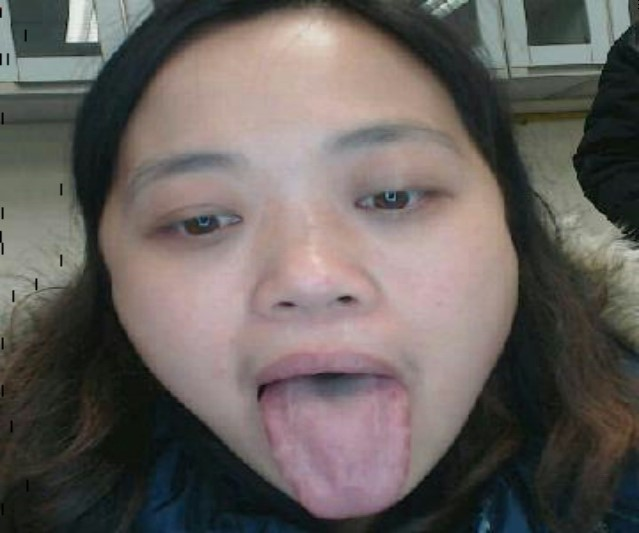
//> input picture test.jpg, 639 x 533 px
$ ./YuvBalance   (built with g++ and OpenCV 4)
//> lines starting //> are read from the running program, lines starting //| are printed output that depends on the picture
#include <opencv2/core/core.hpp>
#include <opencv2/highgui/highgui.hpp>
#include <opencv2/imgproc/imgproc.hpp>
#include <opencv2/opencv.hpp>
#include <stdio.h>
#include <iostream>
#include <vector>

using namespace std;
using namespace cv;

void showMeanLab(const Mat labMap)
{
    //mean Lab
    double L, a, b;
    vector<Mat> imageLab;
    split(labMap, imageLab);
    L = mean(imageLab[0])[0];
    a = mean(imageLab[1])[0];
    b = mean(imageLab[2])[0];
    cout << "L,a,b:" << L << " " << a << " " << b << endl;
}

double baidianave(Mat frame,int n)
{
    int a[256];
    for (int i=0;i<256;i++)
    {
        a[i]=0;
    }
    double sum=0;
    double ave;
    for (int i=0;i<n;i++)
    {
        int d=frame.at<double>(0,i);
        a[d]++;
    }
    int n0=255;
    for (int k=255;k>0;k--)
    {
        sum+=a[k];
        if (sum>frame.rows*frame.cols/10)
        {
            break;
        }
        n0--;
    }
    sum=0;
    for (int i=n0;i<256;i++)
    {
        sum+=a[i]*i;
    }
    ave=sum/(frame.rows*frame.cols/10);
    return ave;
}

double baidianave(Mat frame)
{
    int a[256];
    for (int i=0;i<256;i++)
    {
        a[i]=0;
    }
    double sum=0;
    double ave;
    for (int i=0;i<frame.rows;i++)
    {
        for (int j=0;j<frame.cols;j++)
        {
            int d=(int)frame.at<uchar>(i,j);
            a[d]++;
        }
    }

    int n0=255;
    for (int k=255;k>0;k--)
    {
        sum+=a[k];
        if (sum>frame.rows*frame.cols/10)
        {
            break;
        }
        n0--;
    }
    sum=0;
    for (int i=n0;i<256;i++)
    {
        sum+=a[i]*i;
    }
    ave=sum/(frame.rows*frame.cols/10);
    return ave;

}


int main(int argc, char* argv[])
{
    char *filename = "test.jpg";
    if(argc > 1)
    {
        filename = argv[1];
    }

    string img_nm = filename;
    string op_imagename = "Yuv_" + img_nm;
    int pos = img_nm.rfind('.');
    string img_fmt = img_nm.substr(pos+1);
    Mat frame= imread(img_nm,1);
//> frame is the input picture: 533 rows x 639 cols, CV_8UC3; mean B, G, R 93, 96.5, 102.9

    //Lab
    Mat labMap = frame.clone();
    cvtColor(frame, labMap, COLOR_BGR2Lab);
//> labMap: 533 rows x 639 cols, CV_8UC3; mean of channels 0, 1, 2 102.6, 129.7, 130.9
    showMeanLab(labMap);
//> in showMeanLab, `split(labMap, imageLab);`:
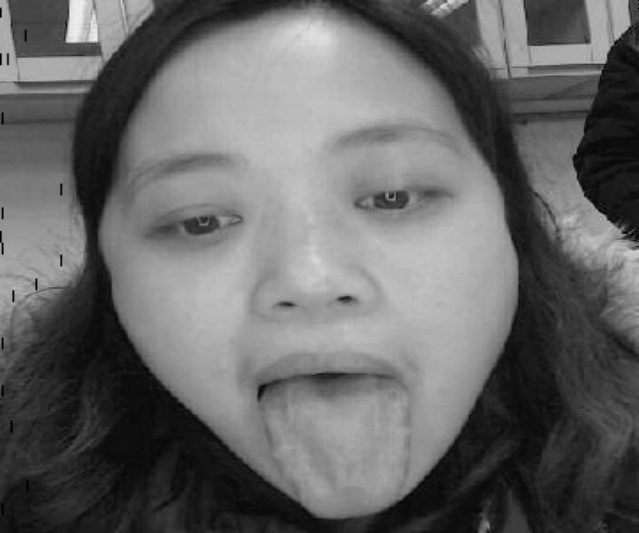
//> imageLab[0]: 533 rows x 639 cols, CV_8UC1; min 0, max 241, mean 102.6
//> in showMeanLab, `split(labMap, imageLab);`:
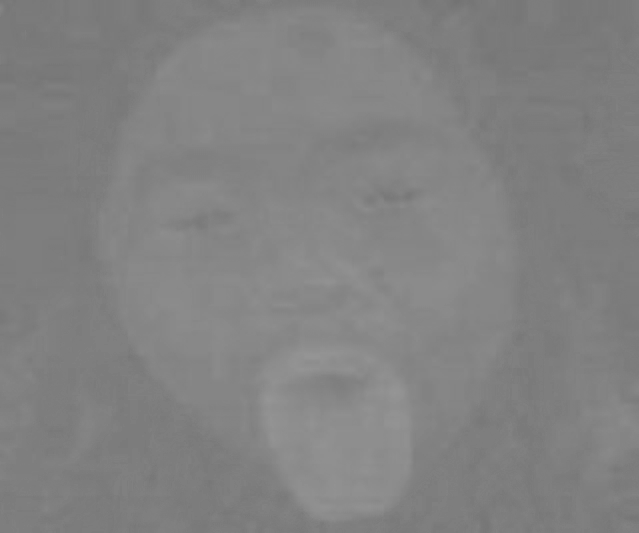
//> imageLab[1]: 533 rows x 639 cols, CV_8UC1; min 115, max 150, mean 129.7
//> in showMeanLab, `L = mean(imageLab[0])[0];`: L = 102.6
//> in showMeanLab, `a = mean(imageLab[1])[0];`: a = 129.7
//> in showMeanLab, `b = mean(imageLab[2])[0];`: b = 130.9
//| L,a,b:102.592 129.713 130.921
    cvNamedWindow("before", CV_WINDOW_NORMAL| CV_WINDOW_KEEPRATIO| CV_GUI_EXPANDED);
    imshow("before", frame);

    // cout<<frame.rows<<"  "<<frame.cols<<endl;
    // cvShowImage("处理前图像",frame);
    int heightyiban=frame.rows;
//> heightyiban = 533
    int widthyiban=frame.cols;
//> widthyiban = 639
    double Mb,Db;//图像分成四部分，每部分Cb的均值和均方差
    double Mr,Dr;//Cr的均值和均方差
    Mat imageYCrCb =  Mat::zeros(frame.size(), CV_8UC3);
    Mat imageCb = Mat::zeros(frame.size(), CV_8UC1);
    Mat imageCr = Mat::zeros(frame.size(), CV_8UC1);
    Mat imageY = Mat::zeros(frame.size(), CV_8UC1);
    cvtColor(frame,imageYCrCb,CV_BGR2YCrCb);
//> imageYCrCb: 533 rows x 639 cols, CV_8UC3; mean of channels 0, 1, 2 98, 131.4, 125.1

    std::vector<cv::Mat>ybr(imageYCrCb.channels());
    split(imageYCrCb,ybr);

    Mat imageb=Mat::zeros(frame.size(), CV_8UC1);
    Mat imagec=Mat::zeros(frame.size(), CV_8UC1);
    ybr[1].copyTo(imageb);
    ybr[2].copyTo(imagec);
    Mat  savg,sfangcha;//全局scalar 变量用来放平均值和方差
    meanStdDev(ybr[2],savg,sfangcha);
//> savg = [125.1]; sfangcha = [4.59]
    Mb=savg.at<double>(0);
//> Mb = 125.1
    Db=sfangcha.at<double>(0);//求出第一部分cb的均值和均方差
//> Db = 4.59
    meanStdDev(ybr[1],savg,sfangcha);
//> savg = [131.4]; sfangcha = [7.35]
    Mr=savg.at<double>(0);
//> Mr = 131.4
    // cout<<"Mr:  "<<Mr[0]<<endl;
    Dr=sfangcha.at<double>(0);;//求出第一部分cr的均值和均方差
//> Dr = 7.35
    // cout<<"Dr:  "<<Dr[0]<<endl;
    double b,c;
    if (Mb<0)//计算mb+db*sign（mb）
    {
        b=Mb+Db*(-1);
    }
    else
        b=Mb+Db;
//> b = 129.7


    if (Mr<0)//计算1.5*mr+dr*sign（mb）；
    {
        c=1.5*Mr+Dr*(-1);
    }
    else
        c=1.5*Mr+Dr;
//> c = 204.5
    double Ymax=baidianave(ybr[0]);
//> after the loop in baidianave, `for (int i=0;i<frame.rows;i++)`: a = 256 values, max 4799 at index 25, min 0 at index 238, mean 1330.4
//> the loop in baidianave, `for (int k=255;k>0;k--)` made 85 passes
//> sum on passes 1 to 12: 0, 0, 0, 0, 0, 0, 0, 0, 0, 0, 0, 0
//> after the loop in baidianave, `for (int k=255;k>0;k--)`: sum = 35995; n0 = 171
//> the loop in baidianave, `for (int i=n0;i<256;i++)` made 85 passes
//> sum on passes 1 to 12: 332082, 650798, 1008216, 1400586, 1787511, 2162391, 2578341, 3010703, 3432606, 3811326, 4190702, 4573084
//> after the loop in baidianave, `for (int i=n0;i<256;i++)`: sum = 6500917
//> in baidianave, `ave=sum/(frame.rows*frame.cols/10);`: ave = 190.9
//> Ymax = 190.9
    //下面是对第一部分进行鐧????的选择
    Mat Bbaidian=Mat::zeros(1,20000000,CV_64FC1);
    Mat Gbaidian=Mat::zeros(1,20000000,CV_64FC1);
    Mat Rbaidian=Mat::zeros(1,20000000,CV_64FC1);

    //CvScalar s1;
    int n1=0;
    // cout<<"b[0]:   "<<b[0]<<"  c[0]:  "<<c[0]<<endl;
    for (int i=0;i<heightyiban;i++)
    {
        for (int j=0;j<widthyiban;j++)
        {
            if (((ybr[2].at<uchar>(i,j)-b)<(1.5*Db))&&((ybr[1].at<uchar>(i,j)-c)<(1.5*Dr)))
            {

                double d1=frame.at<Vec3b>(i,j)[0];
                Bbaidian.at<double>(0,n1)=d1;

                double d2=frame.at<Vec3b>(i,j)[1];
                Gbaidian.at<double>(0,n1)=d2;

                double d3=frame.at<Vec3b>(i,j)[2];
                Rbaidian.at<double>(0,n1)=d3;
                n1++;
            }
        }
    }
//> this loop made 533 passes
//> n1 on passes 1 to 3: 639, 1278, 1917
//> after the loop, n1 = 336090


    double Bave1=baidianave(Bbaidian,n1);
//> the loop in baidianave, `for (int i=0;i<n;i++)` made 336090 passes
//> d on passes 1 to 3: 163, 161, 159
//> after the loop in baidianave, `for (int i=0;i<n;i++)`: a = 256 values, max 4660 at index 23, min 0 at index 238, mean 1312.9
//> the loop in baidianave, `for (int k=255;k>0;k--)` made 255 passes
//> after the loop in baidianave, `for (int k=255;k>0;k--)`: sum = 335993; n0 = 0
//> the loop in baidianave, `for (int i=n0;i<256;i++)` made 256 passes
//> sum on passes 1 to 3: 0, 7, 33
//> after the loop in baidianave, `for (int i=n0;i<256;i++)`: sum = 31402121
//> in baidianave, `ave=sum/(frame.rows*frame.cols/10);`: ave = 15.7
//> Bave1 = 15.7
    double Gave1=baidianave(Gbaidian,n1);
//> the loop in baidianave (call 2), `for (int i=0;i<n;i++)` made 336090 passes
//> d on passes 1 to 3: 166, 164, 162
//> the loop in baidianave (call 2), `for (int k=255;k>0;k--)` made 255 passes
//> the loop in baidianave (call 2), `for (int i=n0;i<256;i++)` made 256 passes
//> sum on passes 1 to 3: 0, 11, 43
//> Gave1 = 16.35
    double Rave1=baidianave(Rbaidian,n1);
    // cout<<"Bave1:  "<<Bave1<<"    Gave1:  "<<Gave1<<"      Rave1:   "<<Rave1<<"  Ymax:  "<<Ymax<<endl;
    double Bgain1=Ymax/(Bave1);
    double Ggain1=Ymax/(Gave1);
    double Rgain1=Ymax/(Rave1);
    // cout<<Bgain1<<"  "<<Ggain1<<"  "<<Rgain1<<endl;
    for (int i=0;i<heightyiban;i++)
    {
        for (int j=0;j<widthyiban;j++)
        {
            int tb=Bgain1*frame.at<Vec3b>(i,j)[0];
            int tg=Ggain1*frame.at<Vec3b>(i,j)[1];
            int tr=Rgain1*frame.at<Vec3b>(i,j)[2];
            if (tb>255)
            {
                tb=255;
            }
            if (tg>255)
            {
                tg=255;
            }
            if (tr>255)
            {
                tr=255;
            }
            frame.at<Vec3b>(i,j)[0]=tb;
            frame.at<Vec3b>(i,j)[1]=tg;
            frame.at<Vec3b>(i,j)[2]=tr;
        }
    }
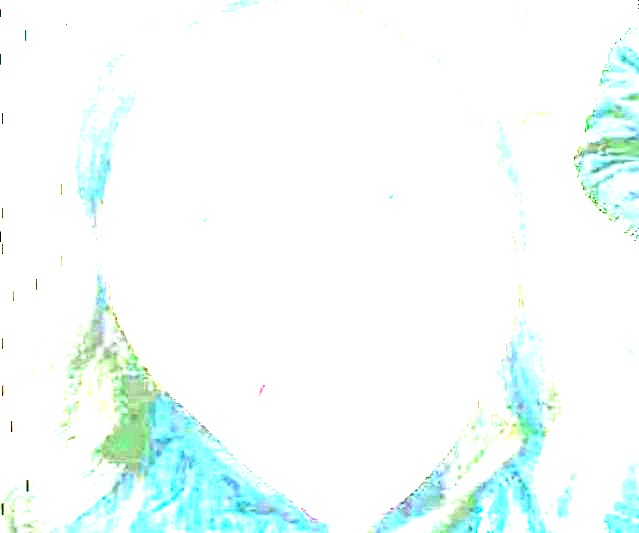
//> frame: 533 rows x 639 cols, CV_8UC3; mean B, G, R 251.5, 253.3, 243.1

    cvtColor(frame, labMap, COLOR_BGR2Lab);
//> labMap: 533 rows x 639 cols, CV_8UC3; mean of channels 0, 1, 2 251.9, 124.7, 127.9
    showMeanLab(labMap);
//> in showMeanLab (call 2), `split(labMap, imageLab);`:
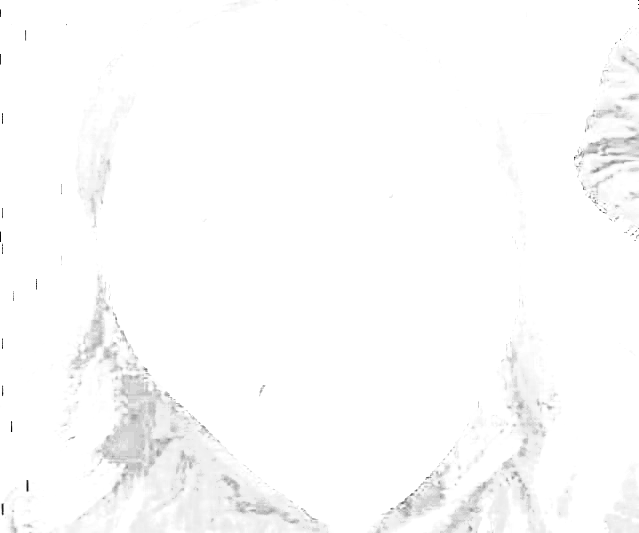
//> imageLab[0]: 533 rows x 639 cols, CV_8UC1; min 1, max 255, mean 251.9
//> in showMeanLab (call 2), `split(labMap, imageLab);`:
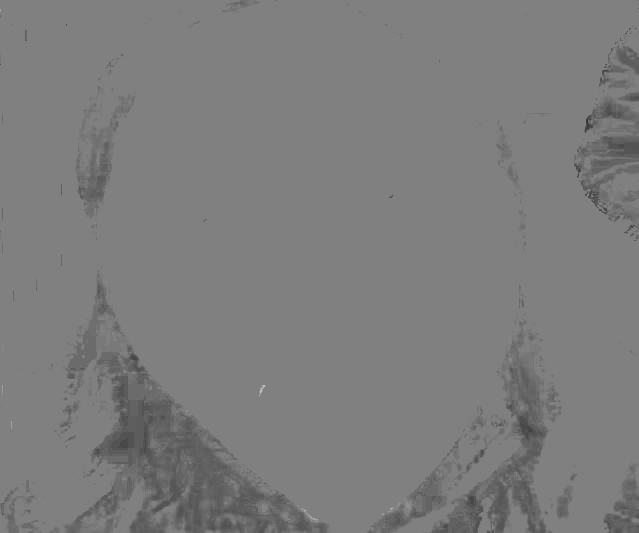
//> imageLab[1]: 533 rows x 639 cols, CV_8UC1; min 53, max 196, mean 124.7
//> in showMeanLab (call 2), `split(labMap, imageLab);`:
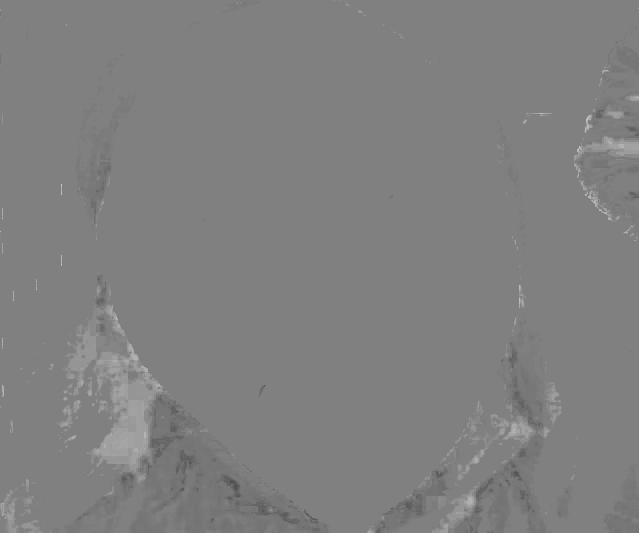
//> imageLab[2]: 533 rows x 639 cols, CV_8UC1; min 74, max 196, mean 127.9
//| L,a,b:251.851 124.695 127.918
    cvNamedWindow("after", CV_WINDOW_NORMAL| CV_WINDOW_KEEPRATIO| CV_GUI_EXPANDED);
    imshow("after", frame);
    imwrite(op_imagename.c_str(),frame);

    waitKey(0);


    frame.release();

    imageYCrCb.release();
    imageCb.release();
    imageCr.release();
    imageY.release();
    imageb.release();
    imagec.release();
    savg.release();
    sfangcha.release();
    Bbaidian.release();
    Gbaidian.release();
    Rbaidian.release();

    return 0;
}
